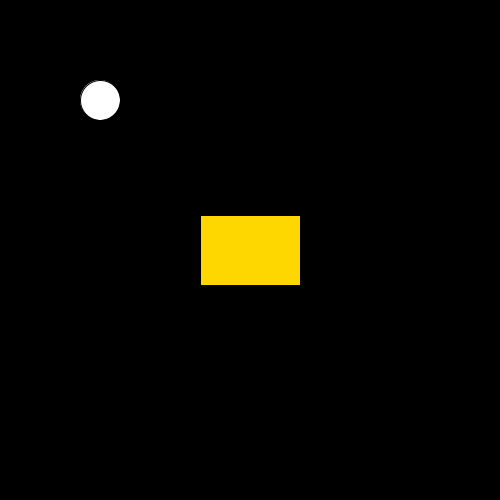
Frame 1 (no input)
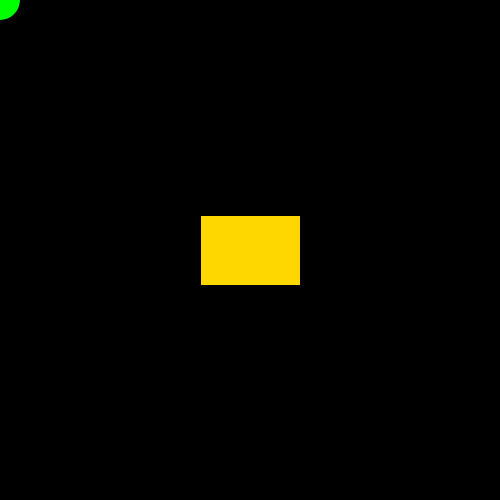
Frame 60 (the mouse pressed at the canvas centre just before this capture)
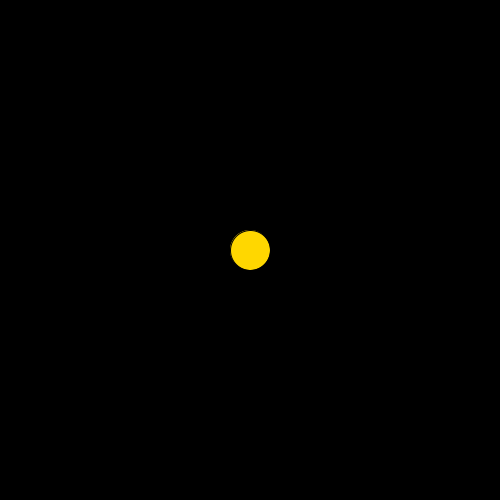
Frame 120 (the mouse held since frame 60 and released just before this capture)

The Processing sketch that drew these frames (run headless with seeded random() and noise(); from frame 60 on, the mouse is pressed at the canvas centre):

// Processing sketch: ejercicio_17
// ── ejercicio_17.pde
PVector posLink;
PVector posTesoro;

public void setup(){
  size(500,500);
   posLink = new PVector(100,100);
   posTesoro = new PVector ( width/2,height/2);
}
public void draw(){
  background(0);
  dibujarLink();
  posLink.x = mouseX;
  posLink.y= mouseY;
  validarDibujarTesoro();
}
public void  dibujarLink(){
  circle (posLink.x,posLink.y,40);
  fill(0, 255, 0); // Verde puro
  fill(255, 215, 0); 

 

}
public void dibujarTesoro(){
  rectMode(CENTER);
  rect(posTesoro.x,posTesoro.y,100,70);
  fill(0, 255, 0); // Verde puro

 
}
public float obtenerDistancia(){
  //calcula distancia entre ambos
  float distancia=0;
 float c1= posTesoro.x-posLink.x;
 float c2= posTesoro.y-posLink.y;
  
  distancia =sqrt(pow(c1,2)+pow (c2,2));
  return distancia;
}
public void validarDibujarTesoro(){
if( obtenerDistancia()<80){
  println("debe desaparecer el tesoro");
}else{
  dibujarTesoro();
}
}
